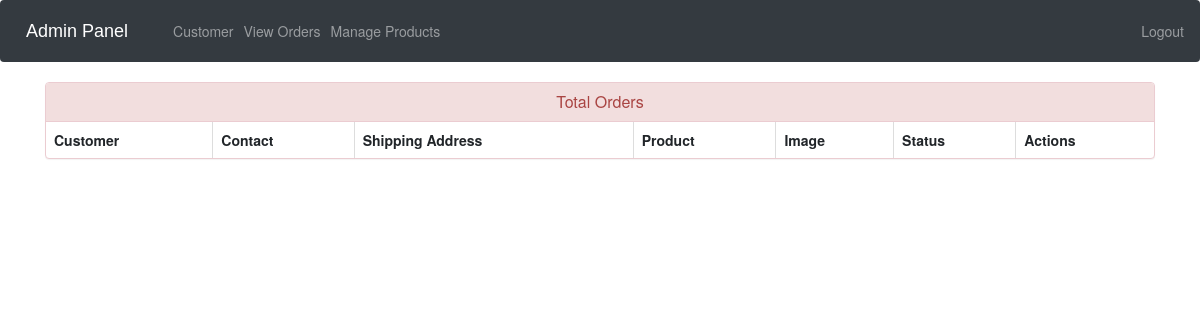
The app's page /admin-view-booking (signed in), older data.
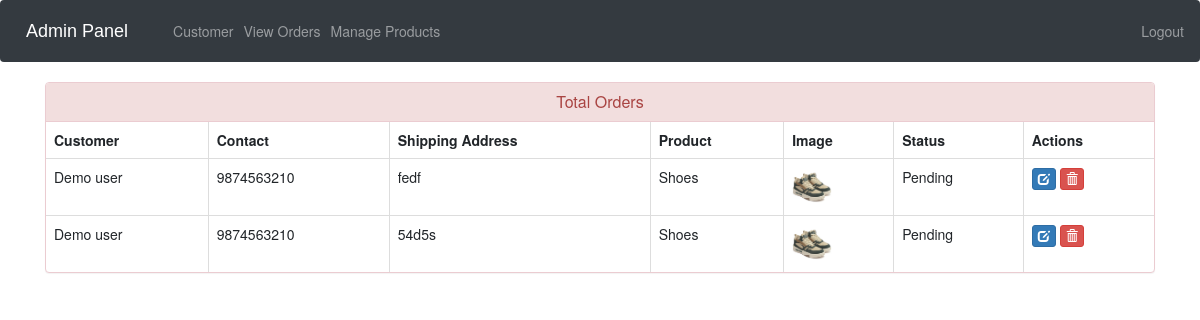
The same page, newer data.
### ecom/models.py (models this page shows, shortened)
class Customer(models.Model):
    user=models.OneToOneField(User,on_delete=models.CASCADE)
    profile_pic= models.ImageField(upload_to='profile_pic/CustomerProfilePic/',null=True,blank=True)
    address = models.CharField(max_length=40)
    mobile = models.CharField(max_length=20,null=False)
    @property
    def get_name(self):
        return self.user.first_name+" "+self.user.last_name

class Orders(models.Model):
    STATUS =(
        ('Pending','Pending'),
        ('Order Confirmed','Order Confirmed'),
        ('Out for Delivery','Out for Delivery'),
        ('Delivered','Delivered'),
    )
    customer=models.ForeignKey('Customer', on_delete=models.CASCADE,null=True)
    product=models.ForeignKey('Product',on_delete=models.CASCADE,null=True)
    email = models.CharField(max_length=50,null=True)
    address = models.CharField(max_length=500,null=True)
    mobile = models.CharField(max_length=20,null=True)
    order_date= models.DateField(auto_now_add=True,null=True)
    status=models.CharField(max_length=50,null=True,choices=STATUS)

class Product(models.Model):
    name=models.CharField(max_length=40)
    product_image= models.ImageField(upload_to='product_image/',null=True,blank=True)
    price = models.PositiveIntegerField()
    description=models.CharField(max_length=40)
    stock = models.PositiveIntegerField(default=0)

### ecom/views.py (the view)
# urls.py: path('admin-view-booking', views.admin_view_booking_view,name='admin-view-booking'),
@login_required(login_url='adminlogin')
def admin_view_booking_view(request):
    orders=models.Orders.objects.all()
    ordered_products=[]
    ordered_bys=[]
    for order in orders:
        ordered_product=models.Product.objects.all().filter(id=order.product.id)
        ordered_by=models.Customer.objects.all().filter(id = order.customer.id)
        ordered_products.append(ordered_product)
        ordered_bys.append(ordered_by)
    return render(request,'ecom/admin_view_booking.html',{'data':zip(ordered_products,ordered_bys,orders)})

### templates/ecom/admin_view_booking.html (shortened to what this page needs)
{% extends 'ecom/admin_base.html' %}
{% load static %}
{% block content %}
<head>
  <link href="//netdna.bootstrapcdn.com/bootstrap/3.0.0/css/bootstrap.min.css" rel="stylesheet" id="bootstrap-css">
</head>
<div class="container">
  <div class="panel panel-danger">
    <div class="panel-heading">
      <h6 class="panel-title">Total Orders</h6>
    </div>
    <table class="table table-hover table-bordered" id="dev-table">
      <thead>
        <tr>
          <th>Customer</th>
          <th>Contact</th>
          <th>Shipping Address</th>
          <th>Product</th>
          <th>Image</th>
          <th>Status</th>
          <th>Actions</th>
        </tr>
      </thead>
      {% for product,customer,order in data %}
      <tr>
        {% for c in customer %}
        <td> {{c.get_name}}</td>
        <td>{{c.mobile}}</td>
        <td>{{order.address}}</td>
        {% endfor %}
        {% for p in product %}
        <td> {{p.name}}</td>
        <td> <img src="{% static p.product_image.url %}" alt="Profile Pic" height="40px" width="40px" /></td>
        <td>{{order.status}}</td>
        <td><a class="btn btn-primary btn-xs" href="{% url 'update-order' order.id  %}"><span class="glyphicon glyphicon-edit"></span></a>
        <a class="btn btn-danger btn-xs" href="{% url 'delete-order' order.id  %}"><span class="glyphicon glyphicon-trash"></span></a></td>
        {% endfor %}
      </tr>
      {% endfor %}
    </table>
  </div>
</div>
{% endblock content %}

Row changes from the older to the newer data that the page shows:
added Orders: address "fedf", status "Pending"
now on this page (row unchanged): Customer: get_name "Demo user", mobile "9874563210"
added Product: name "Shoes", product_image (picture)
added Orders: address "54d5s", status "Pending"
